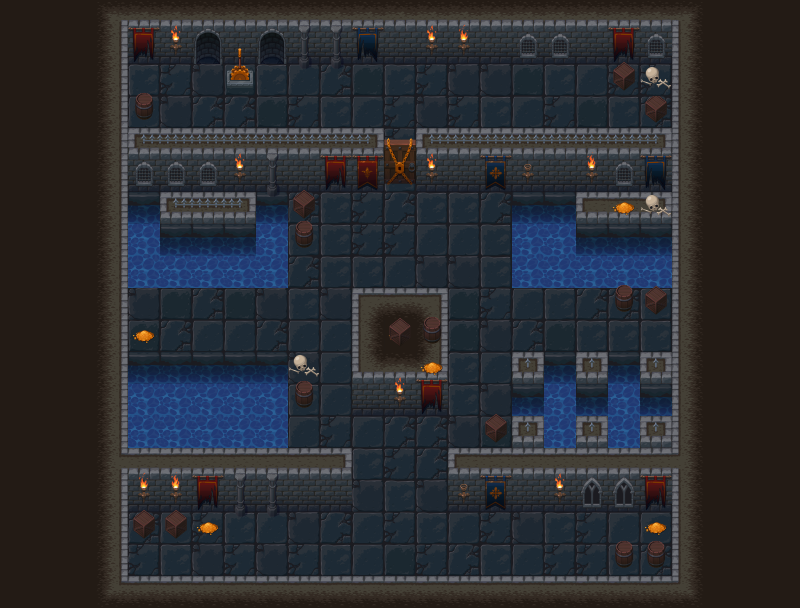

This is a level from a 2D game, rendered from its Tiled map with the project's own tilesets. A one-line summary and the map file follow, with tile-layer data summarised:
An orthogonal 25x19 tile map with 32x32 px tiles, 12 tile layers (bg, wall bg, floor object 1, floor object 2, ...) and 34 objects (24x collision, 4x dead, 2x key1, door, 1, ...).

<map version="1.0" tiledversion="2018.04.18" orientation="orthogonal" renderorder="right-down" width="25" height="19" tilewidth="32" tileheight="32" infinite="0" nextobjectid="66">
 <tileset firstgid="1" name="tiles" tilewidth="32" tileheight="32" tilecount="240" columns="10">
  <image source="tiles.png" width="320" height="768" />
 </tileset>
 <layer name="bg" width="25" height="19">
  <properties>
   <property name="bg" value="0" />
   <property name="tileset" value="tiles" />
  </properties>
  <data>[475 cells, 435 non-empty, 34 distinct tile ids]</data>
 </layer>
 <layer name="wall bg" width="25" height="19">
  <properties>
   <property name="bg" value="0" />
   <property name="tileset" value="tiles" />
  </properties>
  <data>[475 cells, 65 non-empty, 21 distinct tile ids]</data>
 </layer>
 <layer name="floor object 1" width="25" height="19">
  <properties>
   <property name="bg" value="0" />
   <property name="tileset" value="tiles" />
  </properties>
  <data>[475 cells, 26 non-empty, 6 distinct tile ids]</data>
 </layer>
 <layer name="floor object 2" width="25" height="19">
  <properties>
   <property name="bg" value="0" />
   <property name="tileset" value="tiles" />
  </properties>
  <data>[475 cells, 7 non-empty, 3 distinct tile ids]</data>
 </layer>
 <layer name="switchoff" width="25" height="19">
  <properties>
   <property name="switchoff" value="2" />
   <property name="tileset" value="tiles" />
  </properties>
  <data>[475 cells, 4 non-empty, 4 distinct tile ids]</data>
 </layer>
 <layer name="door close 1" width="25" height="19">
  <properties>
   <property name="doorClosed" value="1" />
   <property name="tileset" value="tiles" />
  </properties>
  <data>[475 cells, 2 non-empty, 2 distinct tile ids]</data>
 </layer>
 <objectgroup name="door">
  <properties>
   <property name="door" value="1" />
  </properties>
  <object id="50" name="1" type="door" x="384.5" y="139" width="31.5" height="52">
   <properties>
    <property name="need" value="key1" />
   </properties>
  </object>
 </objectgroup>
 <layer name="cover bg" width="25" height="19">
  <properties>
   <property name="cover" value="3" />
   <property name="tileset" value="tiles" />
  </properties>
  <data>[475 cells, 4 non-empty, 3 distinct tile ids]</data>
 </layer>
 <layer name="cover wall bg" width="25" height="19">
  <properties>
   <property name="cover" value="3" />
   <property name="tileset" value="tiles" />
  </properties>
  <data>[475 cells, 1 non-empty, 1 distinct tile ids]</data>
 </layer>
 <layer name="switchon" width="25" height="19">
  <properties>
   <property name="switchon" value="2" />
   <property name="tileset" value="tiles" />
  </properties>
  <data>[475 cells, 2 non-empty, 2 distinct tile ids]</data>
 </layer>
 <layer name="fg" width="25" height="19">
  <properties>
   <property name="fg" value="1" />
   <property name="tileset" value="tiles" />
  </properties>
  <data>[475 cells, 40 non-empty, 9 distinct tile ids]</data>
 </layer>
 <objectgroup name="item">
  <properties>
   <property name="item" value="q" />
  </properties>
  <object id="45" name="key1" gid="119" x="641.5" y="353" width="32" height="32">
   <properties>
    <property name="from" value="key1" />
   </properties>
  </object>
 </objectgroup>
 <objectgroup name="door openarea">
  <properties>
   <property name="opendoor" value="1" />
  </properties>
  <object id="51" name="1" x="372" y="191" width="59.5" height="34" />
 </objectgroup>
 <objectgroup name="itemchoose">
  <properties>
   <property name="itemchoose" value="q" />
  </properties>
  <object id="44" name="key1" x="609" y="308" width="61" height="42" />
 </objectgroup>
 <layer name="wall fg" width="25" height="19">
  <properties>
   <property name="fg" value="1" />
   <property name="tileset" value="tiles" />
  </properties>
  <data>[475 cells, 9 non-empty, 7 distinct tile ids]</data>
 </layer>
 <layer name="floor object fg" width="25" height="19">
  <properties>
   <property name="fg" value="1" />
   <property name="tileset" value="tiles" />
  </properties>
  <data>[475 cells, 5 non-empty, 2 distinct tile ids]</data>
 </layer>
 <objectgroup name="open switch">
  <object id="37" type="opensw" x="192" y="52" width="96" height="76" />
 </objectgroup>
 <objectgroup name="character">
  <object id="1" name="princess" type="player" x="169.813" y="555.839" width="10.5375" height="12.5353">
   <ellipse />
  </object>
 </objectgroup>
 <objectgroup name="collision">
  <object id="2" type="collision" x="94.8956" y="0" width="610.329" height="51.9429" />
  <object id="3" type="collision" x="0" y="52.9418" width="128" height="552.392" />
  <object id="4" type="collision" x="672" y="52.0132" width="128" height="554.39" />
  <object id="5" type="collision" x="609.33" y="52.9418" width="62.9308" height="42.9528" />
  <object id="9" type="collision" x="129.857" y="96" width="32" height="18" />
  <object id="10" type="collision" x="352" y="320" width="96" height="82" />
  <object id="11" type="collision" x="288" y="352" width="32" height="50" />
  <object id="12" type="collision" x="128" y="512" width="96" height="18" />
  <object id="17" type="collision" x="416" y="160" width="96" height="32" />
  <object id="19" type="collision" x="288" y="160" width="32" height="82" />
  <object id="20" type="collision" x="320" y="160" width="64" height="32" />
  <object id="21" type="collision" x="128" y="326.992" width="28" height="24.9989" />
  <object id="24" type="collision" x="288" y="480" width="64" height="32" />
  <object id="26" type="collision" x="448" y="480" width="64" height="32" />
  <object id="27" type="collision" x="480" y="418" width="32" height="64" />
  <object id="28" type="collision" x="640" y="512" width="32" height="64" />
  <object id="29" type="collision" x="608" y="544" width="32" height="32" />
  <object id="32" type="collision" x="225.515" y="54.768" width="30.6057" height="41.8814" />
  <object id="52" type="collision" x="513" y="449" width="159.5" height="62" />
  <object id="53" type="collision" x="128.5" y="448" width="159.5" height="63.5" />
  <object id="54" type="collision" x="129" y="153.5" width="159.5" height="41" />
  <object id="57" type="collision" x="609" y="288" width="32" height="19.5" />
  <object id="60" type="collision" x="641" y="151.5">
   <polyline points="0,0 -128,5 -128,46 -64.5,44 -65,41.5 -64.5,64.5 -0.5,67.5" />
  </object>
  <object id="61" type="collision" x="642" y="97.5" width="28" height="121" />
 </objectgroup>
 <objectgroup name="dead">
  <properties>
   <property name="dead" value="1" />
  </properties>
  <object id="62" type="dead" x="512.5" y="378.5">
   <polygon points="0,0 0.5,37 30.5,37 30.5,67.5 65.5,68 65.5,38 95.5,37.5 96.5,68 127,68 128.5,36 158,36 157.5,-1.5 128,-0.5 127,-29.5 96,-30 95,-1.5 64,-1.5 64,-26 32,-24.5 31.5,0.5" />
  </object>
  <object id="63" type="dead" x="512" y="193">
   <polygon points="0,0 -1,94.5 160.5,96.5 157.5,25 64.5,22.5 61.5,-1" />
  </object>
  <object id="64" type="dead" x="128" y="193">
   <polygon points="0,0 -1,93.5 159.5,94 159,2" />
  </object>
  <object id="65" type="dead" x="128" y="352">
   <polygon points="0,0 158.5,1 160.5,94 -0.5,95.5" />
  </object>
 </objectgroup>
</map>
